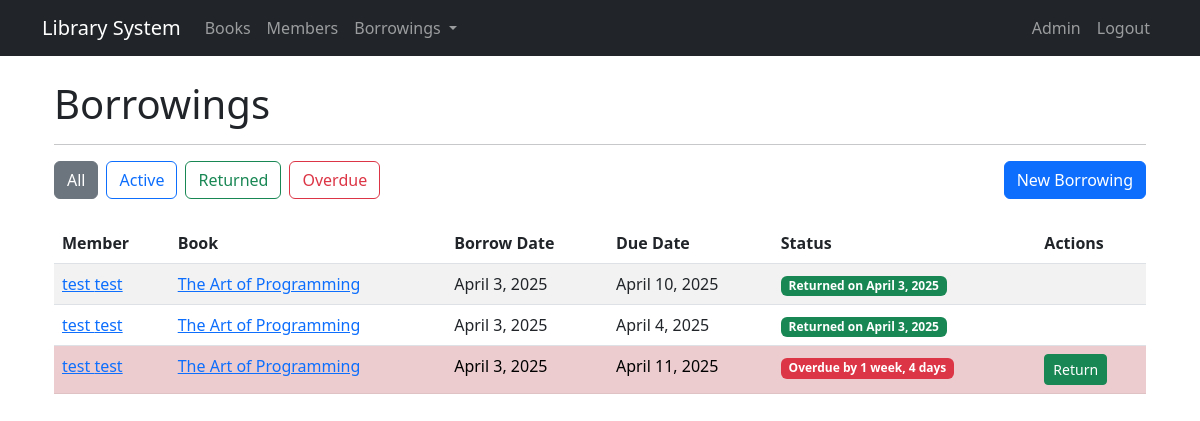
/borrowings/ (signed in), run on an earlier commit of the app's database.
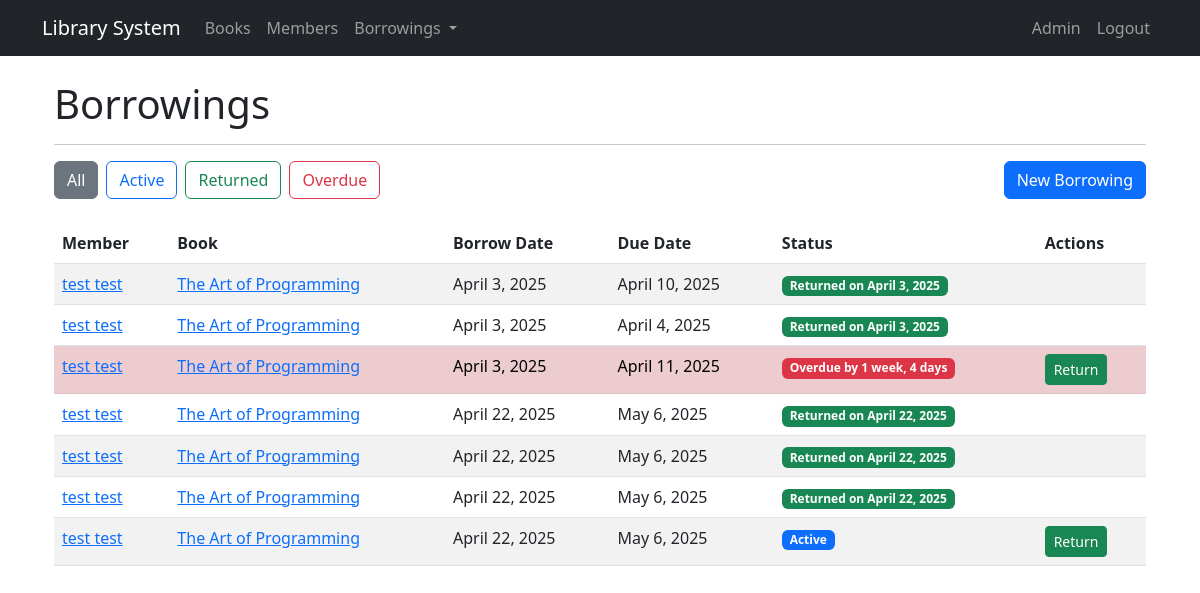
And on a later commit of the database.
### library/models.py (models this page shows, shortened)
class Borrowing(models.Model):
    member = models.ForeignKey(Member, on_delete=models.CASCADE, related_name='borrowings')
    item = models.ForeignKey(Book, on_delete=models.CASCADE)
    borrow_date = models.DateField(auto_now_add=True)
    due_date = models.DateField()
    return_date = models.DateField(null=True, blank=True)
    is_returned = models.BooleanField(default=False)

class Member(models.Model):
    first_name = models.CharField(max_length=100)
    last_name = models.CharField(max_length=100)
    email = models.EmailField(unique=True)
    phone = models.CharField(max_length=15)
    address = models.TextField()
    membership_date = models.DateField(auto_now_add=True)
    is_active = models.BooleanField(default=True)

class LibraryItem(models.Model):
    title = models.CharField(max_length=200)
    description = models.TextField()
    created_at = models.DateTimeField(auto_now_add=True)
    updated_at = models.DateTimeField(auto_now=True)
    is_active = models.BooleanField(default=True)

### library/views.py (the view)
# urls.py: path('borrowings/', views.BorrowingListView.as_view(), name='borrowing_list'),
class BorrowingListView(LoginRequiredMixin, ListView):
    model = Borrowing
    template_name = 'library/borrowing_list.html'
    context_object_name = 'borrowings'
    def get_queryset(self):
        queryset = Borrowing.objects.all()
        status = self.request.GET.get('status')
        if status == 'active':
            queryset = queryset.filter(is_returned=False)
        elif status == 'returned':
            queryset = queryset.filter(is_returned=True)
        elif status == 'overdue':
            queryset = queryset.filter(is_returned=False, due_date__lt=timezone.now().date())
        return queryset
    def get_context_data(self, **kwargs):
        context = super().get_context_data(**kwargs)
        context['today'] = timezone.now().date()
        return context

### templates/library/borrowing_list.html (shortened to what this page needs)
{% extends 'base.html' %}
{% block content %}
<div class="container mt-4">
    <h1>Borrowings</h1>
    <hr>
    <div class="mb-4">
        <div class="d-flex">
            <a href="{% url 'library:borrowing_list' %}" class="btn btn-outline-secondary me-2 {% if not request.GET.status %}active{% endif %}">
                All
            </a>
            <a href="{% url 'library:borrowing_list' %}?status=active" class="btn btn-outline-primary me-2 {% if request.GET.status == 'active' %}active{% endif %}">
                Active
            </a>
            <a href="{% url 'library:borrowing_list' %}?status=returned" class="btn btn-outline-success me-2 {% if request.GET.status == 'returned' %}active{% endif %}">
                Returned
            </a>
            <a href="{% url 'library:borrowing_list' %}?status=overdue" class="btn btn-outline-danger me-2 {% if request.GET.status == 'overdue' %}active{% endif %}">
                Overdue
            </a>
            <a href="{% url 'library:borrowing_create' %}" class="btn btn-primary ms-auto">New Borrowing</a>
        </div>
    </div>
    {% if borrowings %}
        <div class="table-responsive">
            <table class="table table-striped table-hover">
                <thead>
                    <tr>
                        <th>Member</th>
                        <th>Book</th>
                        <th>Borrow Date</th>
                        <th>Due Date</th>
                        <th>Status</th>
                        <th>Actions</th>
                    </tr>
                </thead>
                <tbody>
                    {% for borrowing in borrowings %}
                        <tr {% if not borrowing.is_returned and borrowing.due_date < today %}class="table-danger"{% endif %}>
                            <td>
                                <a href="{% url 'library:member_detail' borrowing.member.id %}">
                                    {{ borrowing.member.first_name }} {{ borrowing.member.last_name }}
                                </a>
                            </td>
                            <td>
                                <a href="{% url 'library:book_detail' borrowing.item.id %}">
                                    {{ borrowing.item.title }}
                                </a>
                            </td>
                            <td>{{ borrowing.borrow_date }}</td>
                            <td>{{ borrowing.due_date }}</td>
                            <td>
                                {% if borrowing.is_returned %}
                                    <span class="badge bg-success">Returned on {{ borrowing.return_date }}</span>
                                {% elif borrowing.due_date < today %}
                                    <span class="badge bg-danger">Overdue by {{ borrowing.due_date|timesince:today }}</span>
                                {% else %}
                                    <span class="badge bg-primary">Active</span>
                                {% endif %}
                            </td>
                            <td>
                                {% if not borrowing.is_returned %}
                                    <form method="post" action="{% url 'library:return_item' borrowing.id %}" class="d-inline">
                                        <button type="submit" class="btn btn-sm btn-success">Return</button>
                                    </form>
                                {% endif %}
                            </td>
                        </tr>
                    {% endfor %}
                </tbody>
            </table>
        </div>
    {% else %}
        <div class="alert alert-info">
            No borrowings found matching your criteria.
        </div>
    {% endif %}
</div>
{% endblock %}

What changed in the data, as far as the page shows it:
added Borrowing: member.first_name "test", member.last_name "test", item "The Art of Programming", borrow_date "April 22, 2025", due_date "May 6, 2025", return_date "April 22, 2025"
added Borrowing: member.first_name "test", member.last_name "test", item "The Art of Programming", borrow_date "April 22, 2025", due_date "May 6, 2025", return_date "April 22, 2025"
added Borrowing: member.first_name "test", member.last_name "test", item "The Art of Programming", borrow_date "April 22, 2025", due_date "May 6, 2025", return_date "April 22, 2025"
added Borrowing: member.first_name "test", member.last_name "test", item "The Art of Programming", borrow_date "April 22, 2025", due_date "May 6, 2025", is_returned "Active"
